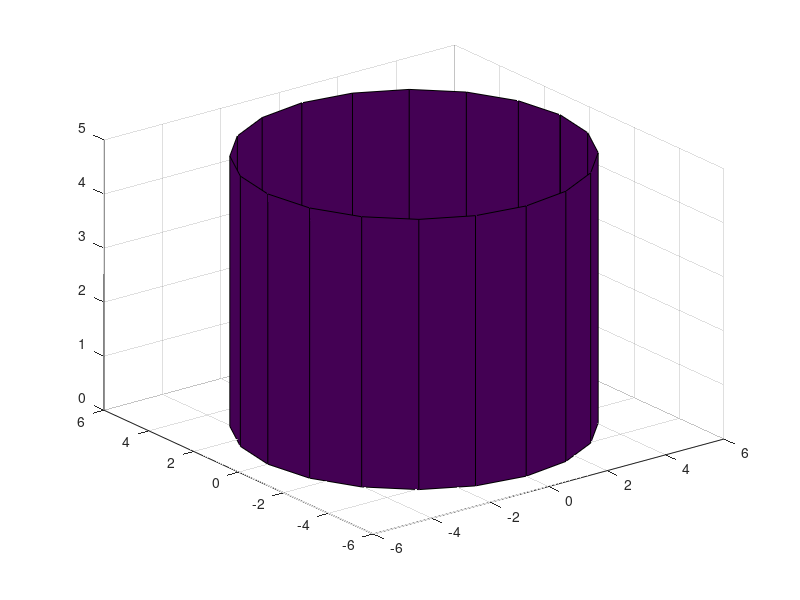

Source code (MATLAB):
function plot_cylinder()
        r = input("enter radius\n");
        [X,Y,Z] = cylinder(r);
        h = input("enter height\n");
        Z = Z*h;
        title("Cylinder");
        surf(X,Y,Z)